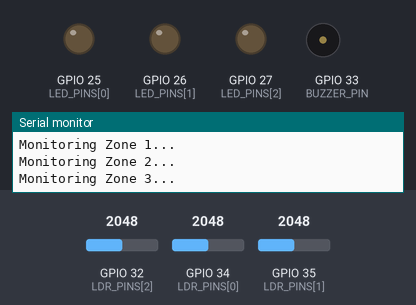
The sketch below on a simulated ESP32. Parts: output pins drawn as LEDs (lit = HIGH), buzzer (waves = sounding, pin HIGH), the last lines printed to the serial monitor. Inputs (shaded band) come from the test bench; at power-on: GPIO 32 (LDR_PINS[2]) = 2048, GPIO 34 (LDR_PINS[0]) = 2048, GPIO 35 (LDR_PINS[1]) = 2048 (analog values on the 0–4095 scale). The local clock reads 2024-03-15 10:24:30 at power-on unless the sketch sets it; storage starts empty; the modem accepts every AT command (registered, SIM ready, sends succeed) and sends nothing else.

Above: at 3.5 s.
3.6 s: GPIO 32 (LDR_PINS[2]) set to 1952
At 5.7 s:
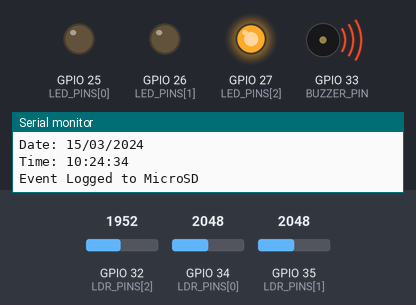
6.3 s: GPIO 34 (LDR_PINS[0]) set to 1966
At 10.4 s:
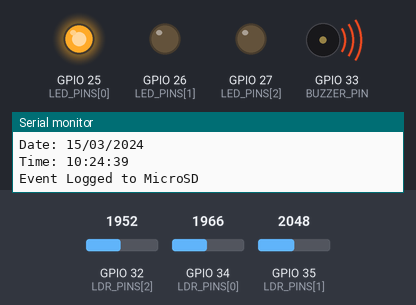
10.9 s: GPIO 35 (LDR_PINS[1]) set to 1950
At 15.0 s:
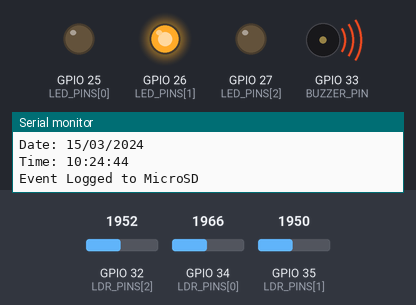
15.4 s: GPIO 32 (LDR_PINS[2]) set to 2040
At 20.1 s:
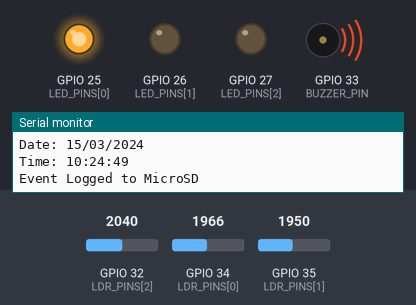
20.5 s: GPIO 35 (LDR_PINS[1]) set to 2040
At 24.2 s:
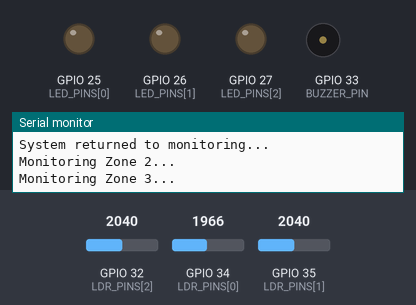
Timing chart, 0 to 26.1 s (numbered marks = the images above; inputs shaded):
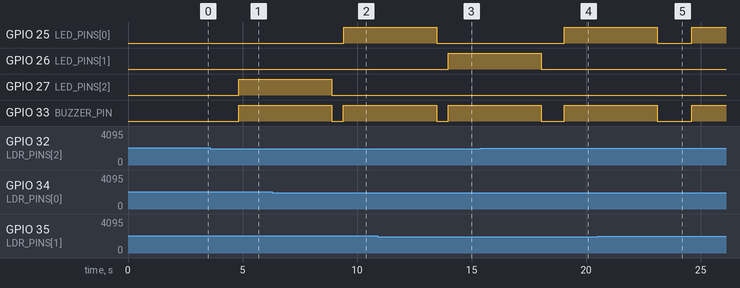

Measured:
- the behaviour switches between 2000 and 1999 on GPIO 32 (LDR_PINS[2]) (found by bisection; images 0 and 1)
- the behaviour switches between 2000 and 1999 on GPIO 34 (LDR_PINS[0]) (found by bisection; images 1 and 2)
- the behaviour switches between 2000 and 1999 on GPIO 35 (LDR_PINS[1]) (found by bisection; images 2 and 3)
- after the input at 3.6 s, GPIO 27 (LED_PINS[2]), GPIO 33 (BUZZER_PIN): LOW → HIGH after 1.2 s
- after the input at 6.3 s, GPIO 25 (LED_PINS[0]): LOW → HIGH after 3.1 s; GPIO 27 (LED_PINS[2]): goes on until 8.9 s, then stays LOW
- after the input at 10.9 s, GPIO 26 (LED_PINS[1]): LOW → HIGH after 3.1 s; GPIO 27 (LED_PINS[2]): stays LOW (without the input it goes to HIGH after 3.6 s)
- after the input at 15.4 s, GPIO 25 (LED_PINS[0]): LOW → HIGH after 3.6 s; GPIO 27 (LED_PINS[2]): stays LOW (without the input it goes to HIGH after 3.1 s)
- after the input at 20.5 s, GPIO 26 (LED_PINS[1]): stays LOW (without the input it goes to HIGH after 3.1 s)

The sketch:

Salvus_LaserSecurity.ino
```cpp
// (licence header left out)
#include <Wire.h>
#include <SPI.h>
#include <SD.h>
#include <RTClib.h>

// ---------------------------------------------------------------
// Pin configuration
// ---------------------------------------------------------------
const uint8_t LDR_PINS[3]  = {34, 35, 32};
const uint8_t LED_PINS[3]  = {25, 26, 27};
const uint8_t BUZZER_PIN   = 33;
const uint8_t SD_CS_PIN    = 5;

// ---------------------------------------------------------------
// GSM module (SIM800L) on Hardware Serial 2
// ---------------------------------------------------------------
HardwareSerial sim800(2);          // UART2
#define SIM800_RX_PIN 16           // ESP32 RX2 <- SIM800 TX
#define SIM800_TX_PIN 17           // ESP32 TX2 -> SIM800 RX
const char ALERT_PHONE_NUMBER[] = "+911234567890";   // <-- set your number

// ---------------------------------------------------------------
// RTC + SD globals
// ---------------------------------------------------------------
RTC_DS3231 rtc;
const char LOG_FILE[] = "/log.csv";

// ---------------------------------------------------------------
// Tunables
// ---------------------------------------------------------------
const int   LDR_THRESHOLD   = 2000;   // raw ADC value below which beam = "broken"
                                       // (tune to your laser/LDR pair; ESP32 ADC is 0-4095)
const unsigned long ZONE_DELAY_MS   = 500;
const unsigned long ALERT_HOLD_MS   = 4000;   // how long buzzer/LED stay on after a trigger

bool zoneTripped[3] = {false, false, false};

// =====================================================================
// SETUP
// =====================================================================
void setup() {
  Serial.begin(115200);
  delay(300);

  Serial.println();
  Serial.println("Salvus Multi Zone Laser Security System");
  Serial.println("System Initializing...");

  // --- GPIO init ---
  for (uint8_t i = 0; i < 3; i++) {
    pinMode(LED_PINS[i], OUTPUT);
    digitalWrite(LED_PINS[i], LOW);
  }
  pinMode(BUZZER_PIN, OUTPUT);
  digitalWrite(BUZZER_PIN, LOW);
  Serial.println("ESP32 Initialized");

  // --- LDR / ADC init ---
  analogReadResolution(12);           // 0-4095
  for (uint8_t i = 0; i < 3; i++) {
    pinMode(LDR_PINS[i], INPUT);
  }
  Serial.println("LDR Sensors Initialized");

  // --- SIM800L init ---
  sim800.begin(9600, SERIAL_8N1, SIM800_RX_PIN, SIM800_TX_PIN);
  delay(2000);
  sim800.println("AT");              // basic handshake, response not blocking boot
  Serial.println("SIM800L Initialized");

  // --- DS3231 init ---
  Wire.begin();
  if (!rtc.begin()) {
    Serial.println("WARNING: DS3231 not found - check wiring");
  } else {
    if (rtc.lostPower()) {
      // Sets RTC to the sketch compile time if it lost power.
      // Comment this out after the first successful upload if you
      // don't want the RTC re-synced on every reset.
      rtc.adjust(DateTime(F(__DATE__), F(__TIME__)));
    }
    Serial.println("DS3231 RTC Initialized");
  }

  // --- MicroSD init ---
  if (!SD.begin(SD_CS_PIN)) {
    Serial.println("WARNING: MicroSD init failed - check wiring/card");
  } else {
    if (!SD.exists(LOG_FILE)) {
      File f = SD.open(LOG_FILE, FILE_WRITE);
      if (f) {
        f.println("Date,Time,Zone,Event");
        f.close();
      }
    }
    Serial.println("MicroSD Initialized");
  }

  Serial.println("System Ready - Monitoring 3 Security Zones");
  Serial.println();
}

// =====================================================================
// MAIN LOOP
// =====================================================================
void loop() {
  for (uint8_t zone = 0; zone < 3; zone++) {
    Serial.printf("Monitoring Zone %d...\n", zone + 1);

    int reading = analogRead(LDR_PINS[zone]);

    if (reading < LDR_THRESHOLD && !zoneTripped[zone]) {
      triggerIntrusion(zone, reading);
    }

    delay(ZONE_DELAY_MS);
  }
}

// =====================================================================
// INTRUSION HANDLER
// =====================================================================
void triggerIntrusion(uint8_t zone, int rawValue) {
  zoneTripped[zone] = true;

  Serial.println("ALERT: Laser Beam Interrupted!");
  Serial.println("INTRUSION DETECTED");
  Serial.printf("Affected Zone: Zone %d\n", zone + 1);

  digitalWrite(BUZZER_PIN, HIGH);
  Serial.println("Buzzer: ON");

  digitalWrite(LED_PINS[zone], HIGH);
  Serial.printf("Zone %d LED: ON\n", zone + 1);

  // --- SMS alert ---
  Serial.println("Sending SMS Alert...");
  bool smsOk = sendSMSAlert(zone);
  Serial.println(smsOk ? "SMS Alert Sent" : "SMS Alert Failed");

  // --- Timestamp ---
  DateTime now = rtc.now();
  char dateStr[11];
  char timeStr[9];
  snprintf(dateStr, sizeof(dateStr), "%02d/%02d/%04d", now.day(), now.month(), now.year());
  snprintf(timeStr, sizeof(timeStr), "%02d:%02d:%02d", now.hour(), now.minute(), now.second());
  Serial.printf("Date: %s\n", dateStr);
  Serial.printf("Time: %s\n", timeStr);

  // --- Log to SD ---
  logEventToSD(dateStr, timeStr, zone);
  Serial.println("Event Logged to MicroSD");

  // --- Hold alert state, then reset ---
  delay(ALERT_HOLD_MS);
  digitalWrite(BUZZER_PIN, LOW);
  digitalWrite(LED_PINS[zone], LOW);
  zoneTripped[zone] = false;

  Serial.println("System returned to monitoring...");
  Serial.println();
}

// =====================================================================
// SIM800L - Send SMS
// =====================================================================
bool sendSMSAlert(uint8_t zone) {
  sim800.println("AT+CMGF=1");                 // text mode
  if (!waitForResponse("OK", 2000)) return false;

  sim800.print("AT+CMGS=\"");
  sim800.print(ALERT_PHONE_NUMBER);
  sim800.println("\"");
  if (!waitForResponse(">", 2000)) return false;

  sim800.print("Salvus Alert: Intrusion detected in Zone ");
  sim800.print(zone + 1);
  sim800.print(". Check premises immediately.");
  sim800.write(26);                             // Ctrl+Z sends the message

  return waitForResponse("OK", 8000);
}

// Helper: wait for a specific substring in the SIM800L response buffer
bool waitForResponse(const char* expected, unsigned long timeoutMs) {
  unsigned long start = millis();
  String buffer = "";
  while (millis() - start < timeoutMs) {
    while (sim800.available()) {
      buffer += (char)sim800.read();
      if (buffer.indexOf(expected) != -1) return true;
    }
  }
  return false;
}

// =====================================================================
// MicroSD - Append event row
// =====================================================================
void logEventToSD(const char* dateStr, const char* timeStr, uint8_t zone) {
  File f = SD.open(LOG_FILE, FILE_APPEND);
  if (f) {
    f.print(dateStr);
    f.print(",");
    f.print(timeStr);
    f.print(",Zone ");
    f.print(zone + 1);
    f.println(",Intrusion Detected");
    f.close();
  } else {
    Serial.println("WARNING: Could not write to log.csv");
  }
}
```
